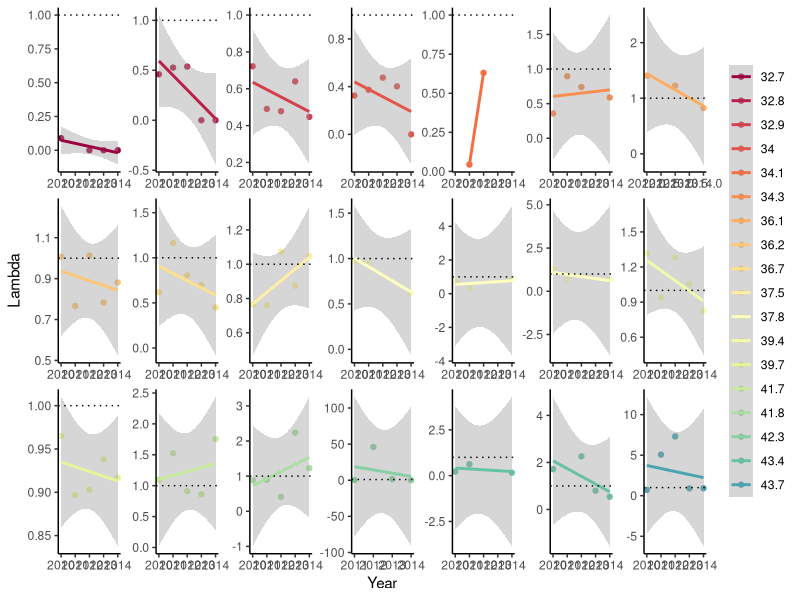
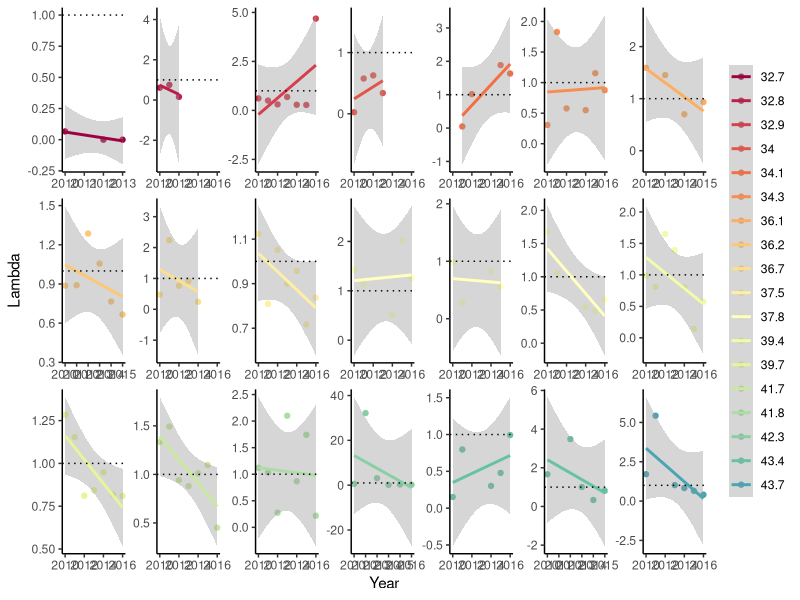
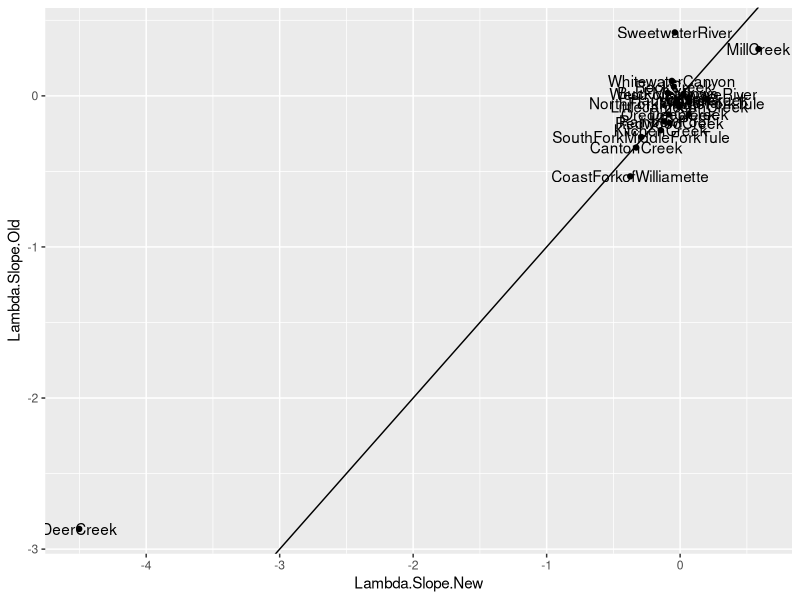

Source code (R) for these figures, in order:
#### PROJECT: Genomic offsets and demographic trajectories of Mimulus cardinalis populations during extreme drought
#### PURPOSE OF THIS SCRIPT: Calculate slopes of lambda versus year as a metric of the rate of demographic decline during drought
#### AUTHOR: Amy Angert
#### DATE LAST MODIFIED: 20230310


#*******************************************************************************
#### 0. Clean workspace and load required packages
#*******************************************************************************

# Remove objects and clear workspace
rm(list = ls(all=TRUE))

# Make vector of packages needed
packages_needed <- c("tidyverse", "RColorBrewer")

# Install packages needed (if not already installed)
for (i in 1:length(packages_needed)){
  if(!(packages_needed[i] %in% installed.packages())){install.packages(packages_needed[i])}
}

# Load packages needed
for (i in 1:length(packages_needed)){
  library(packages_needed[i], character.only = TRUE)
}


#*******************************************************************************
### 1. Read in lambda estimates for each site and year
#*******************************************************************************
dat <- read.csv("data/demography data/siteYear.lambda_2010-2015.csv")

focal.sites <- c("CoastForkofWilliamette",
                 "CantonCreek",
                 "RockCreek",
                 "DeerCreek",
                 "O'NeilCreek",
                 "DeepCreek",
                 "LittleJamesonCreek",
                 "OregonCreek",
                 "RainbowPool",
                 "Carlon",
                 "BuckMeadows",
                 "Wawona",
                 "RedwoodCreek",
                 "NorthForkMiddleForkTule",
                 "SouthForkMiddleForkTule",
                 "WestForkMojaveRiver",
                 "MillCreek",
                 "WhitewaterCanyon",
                 "SweetwaterRiver",
                 "KitchenCreek",
                 "HauserCreek")

dat.old <- read.csv("data/demography data/siteYear.lambda_2010-2016_old.csv") %>% 
  filter(Site %in% focal.sites)


#*******************************************************************************
### 2. Visualize estimates over time for each site
#*******************************************************************************

# N-S color gradient
lat_cols=colorRampPalette(brewer.pal(11,"Spectral"))
n.sites <- length(unique(dat$Site))
color.list <- lat_cols(n.sites)

ggplot(dat, aes(x=Year, y=lambda, color=as.factor(round(Latitude, 1)))) +
  geom_point() +
  geom_smooth(method="lm") +
  scale_color_manual(values=color.list) +
  ylab("Lambda") +
  #ylim(0,2) +
  geom_hline(yintercept=1, linetype="dotted") +
  facet_wrap(~Latitude, scale="free", nrow=3) +
  theme_classic() +
  theme(strip.background = element_blank(), strip.text.x = element_blank(),
        legend.title = element_blank())
  # Note: Buck Meadows and Mill Creek slopes were getting pulled up by 2015-16, which had very high recruitment and we assume indicated relatively early recovery. This is part of the rationale for calculating rates of decline as slope until 2014-15.
  # Note: Deer Creek slope is getting pushed down by 2012, which had very high recruitment. Have verified that recruitment estimates are as correct as can be for this difficult site where plots wash out frequently. This would not be drought recovery, so less clear whether this year's estimate should be trimmed out or not. 

ggplot(dat.old, aes(x=Year, y=lambda, color=as.factor(round(Latitude, 1)))) +
  geom_point() +
  geom_smooth(method="lm") +
  scale_color_manual(values=color.list) +
  ylab("Lambda") +
  #ylim(0,2) +
  geom_hline(yintercept=1, linetype="dotted") +
  facet_wrap(~Latitude, scale="free", nrow=3) +
  theme_classic() +
  theme(strip.background = element_blank(), strip.text.x = element_blank(),
        legend.title = element_blank())

#*******************************************************************************
### 3. Calculate slopes of lambda over time for each site
#*******************************************************************************

# Note: Mill Creek only has two annual transition estimates (because of 100% plot wash-out in 2010 and flooding that prevented site access in 2013), so Mill Creek should be removed entirely from downstream analyses.

# Note: should Deer Creek be re-estimated after dropping its 2012 value, or should we exclude Deer Creek from downstream analyses altogether because the plot markers are so unstable that a disproportionate amount of the data are of dubious quality?

# with cleaned lambdas
site.vec <- unique(dat$Site)
slopes.lam <- c()
site.lam <- c()

for (i in 1:length(site.vec)) {
  dat.site <- dat %>% filter(Site==site.vec[i])
  mod <- lm(lambda ~ Year, dat.site)
  slopes.lam[i] <- coefficients(mod)[2]
  site.lam[i] <- site.vec[i]
  }

slopes.lambda <- bind_cols(site.lam, slopes.lam) %>% 
  dplyr::select(Site=...1, Lambda.Slope.New=...2) %>% 
  mutate(Site = gsub(" ", "", Site))

# compare to preliminary older estimates
site.vec.old <- unique(dat.old$Site)
slopes.lam.old <- c()
site.lam.old <- c()

for (i in 1:length(site.vec.old)) {
  dat.site.old <- dat.old %>% filter(Site==site.vec.old[i])
  mod <- lm(lambda ~ Year, dat.site.old)
  slopes.lam.old[i] <- coefficients(mod)[2]
  site.lam.old[i] <- site.vec.old[i]
  }

slopes.lambda.old <- bind_cols(site.lam.old, slopes.lam.old) %>% 
  dplyr::select(Site=...1, Lambda.Slope.Old=...2) 
  
slopes.all <- left_join(slopes.lambda, slopes.lambda.old)

ggplot(data=slopes.all, aes(x=Lambda.Slope.New, y=Lambda.Slope.Old, label=Site)) +
  geom_point() + 
  geom_text() + 
  geom_abline() 


# Note: Re-estimate Deer Creek after dropping its 2012 value
dat <- dat %>% filter(SiteYear!="Deer Creek:2012")

site.vec <- unique(dat$Site)
slopes.lam <- c()
site.lam <- c()

for (i in 1:length(site.vec)) {
  dat.site <- dat %>% filter(Site==site.vec[i])
  mod <- lm(lambda ~ Year, dat.site)
  slopes.lam[i] <- coefficients(mod)[2]
  site.lam[i] <- site.vec[i]
}

slopes.lambda <- bind_cols(site.lam, slopes.lam) %>% 
  dplyr::select(Site=...1, Lambda.Slope.New=...2) %>% 
  mutate(Site = gsub(" ", "", Site))

  
# Save to .csv file 
write.csv(slopes.lambda,"data/demography data/siteYear.lambda_slopes_2010-2015.csv",row.names=FALSE)
